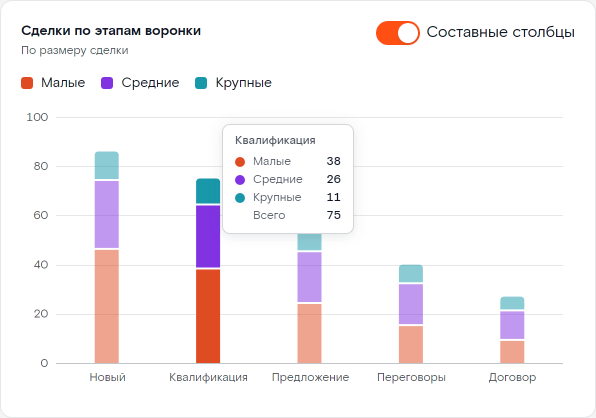
#> input picture docs/img/charts-bar.png, 1192 x 836 px (shown at 1/2 size)
$ python -i screenshots.py   (imports and definitions only)
#> lines starting #> are read from the running program, lines starting #| are printed output that depends on the picture
"""Regenerates EVERY image of README.md / docs/*.md into docs/img/ (PNG, optimised with Pillow, width <= 1400 px, total < 4 MB).

  python tools/screenshots.py                      # all images
  python tools/screenshots.py --only crm,themes    # groups: crm | components | themes | pages   (or exact file names: crm-light,comp-buttons)
  python tools/screenshots.py --list               # what would be produced

Sources (all from OUR Svelte app; the reference data - design/reference, _mirror - is never written):
  crm         the example app /examples/crm: light, purple-dark, the card in a Drawer, a confirm Modal, the filter bar, the 4 themes
  components  curated shots of OUR stories in showcase mode (`/story/<id>?theme=<t>&base=1` = the Rostelecom font + text colour) with interaction
              steps where the state matters (Select / Multiselect / DatePicker / Popover / Modal / Drawer / toasts) + a contact sheet
  themes      the same button variants in the four themes
  pages       /gallery (light, table mode in purple-dark) and /ext

The images are reproducible: a fixed clock (2026-09-18) and a seeded Math.random in every page, the CRM data is generated deterministically.
The servers come from `node tools/up.mjs` (started automatically when they are not running). File names are stable, lowercase-kebab.
Needs: pip install playwright pillow; playwright install chromium.
"""
import argparse
import io
import subprocess
import sys
from pathlib import Path

from PIL import Image, ImageChops, ImageDraw, ImageFont
from playwright.sync_api import sync_playwright

ROOT = Path(__file__).resolve().parent.parent
OUT = ROOT / 'docs' / 'img'
BASE = 'http://127.0.0.1:5180'
MAX_W = 1400
LIGHT, DARK, PLIGHT, PDARK = 'rtk_default_light', 'rtk_default_dark', 'rtk_purple_light', 'rtk_purple_dark'
OPTION = '[role=option], .atmr-dropdown-menu__list li'

# ------------------------------------------------------------------------------------------------- image helpers


# [14 lines left out: functions optimise, save, not called in this run]


def from_png(data: bytes) -> Image.Image:
    return Image.open(io.BytesIO(data)).convert('RGB')


# [7 lines left out: function font, not called in this run]


def trim(img: Image.Image, margin=24) -> Image.Image:
    """crop the uniform background (the colour of the top-left pixel) around the content, keep `margin` px"""
    bg = Image.new('RGB', img.size, img.getpixel((0, 0)))
    box = ImageChops.difference(img, bg).convert('L').point(lambda p: 255 if p > 6 else 0).getbbox()
    if not box:
        return img
    l, t, r, b = box
    return img.crop((max(0, l - margin), max(0, t - margin), min(img.width, r + margin), min(img.height, b + margin)))


# [26 lines left out: functions label, grid, not called in this run]


# ------------------------------------------------------------------------------------------------- browser helpers

UNION = """(sels) => {
  let x0 = 1e9, y0 = 1e9, x1 = -1e9, y1 = -1e9;
  for (const s of sels) for (const e of document.querySelectorAll(s)) {
    const r = e.getBoundingClientRect(), cs = getComputedStyle(e);
    if (r.width < 2 || r.height < 2 || cs.visibility === 'hidden' || cs.display === 'none') continue;
    x0 = Math.min(x0, r.left); y0 = Math.min(y0, r.top); x1 = Math.max(x1, r.right); y1 = Math.max(y1, r.bottom);
  }
  return x1 < 0 ? null : { x: x0, y: y0, w: x1 - x0, h: y1 - y0, vw: innerWidth, vh: innerHeight };
}"""
NO_CARET = '*,*::before,*::after{caret-color:transparent!important}'
# reproducible images: a fixed "today" (the calendar highlights it) and a seeded Math.random (some stories shuffle their rows) - as in tools/harness.py
INIT = """(() => {
  const FIXED = Date.UTC(2026, 8, 18, 9, 0, 0), RD = Date;
  class FD extends RD { constructor(...a) { if (a.length === 0) super(FIXED); else super(...a); } static now() { return FIXED; } }
  window.Date = FD;
  let s = 123456789;
  Math.random = () => { s = (s * 1664525 + 1013904223) >>> 0; return s / 4294967296; };
})();"""


class Shooter:
    def __init__(self, pw):
        self.pw = pw
        self.browser = pw.chromium.launch()

    # [65 lines left out: functions page, ready, story, steps, grab, shot, not called in this run]

    def close(self):
        self.browser.close()


# ------------------------------------------------------------------------------------------------- what to photograph
ROOT_SEL = ['#storybook-root']
FAILED = []

# Design Tokens stories render nothing (in the reference as well: "until a theme resolves"), so the token palette is drawn from the live CSS variables
# of the theme, injected into a blank story page.
TOKENS_JS = r"""() => {
  const fam = [['accent', 'Акцент'], ['neutral', 'Нейтральные'], ['success', 'Успех'], ['warning', 'Предупреждение'], ['error', 'Ошибка'], ['info', 'Информация']];
  const shades = [10, 50, 100, 200, 300, 400, 500, 600, 700, 800, 900, 950];
  const cs = getComputedStyle(document.body);
  const root = document.querySelector('#storybook-root');
  root.style.cssText = 'margin:0;height:auto;padding:0';
  root.innerHTML = `<div style="font:13px var(--atmr-font-family-body);padding:20px 24px;background:var(--atmr-bg-page);color:var(--atmr-fg-default)">
    <div style="font-weight:700;font-size:16px;margin-bottom:14px">Токены цвета · ${document.body.className.match(/Theme_root_(\w+)/)[1]}</div>` +
    fam.map(([f, t]) => `<div style="display:flex;align-items:center;margin-bottom:8px"><div style="width:130px;color:var(--atmr-fg-muted)">${t}</div>` +
      shades.map((n) => `<div style="width:64px;margin-right:4px"><div style="height:44px;border-radius:6px;background:var(--atmr-${f}-${n});box-shadow:inset 0 0 0 1px var(--atmr-border-muted)"></div><div style="font-size:11px;color:var(--atmr-fg-muted);margin-top:3px;text-align:center">${n}</div></div>`).join('') +
      '</div>').join('') + '</div>';
}"""
# name -> (caption, spec | list of specs stacked vertically)
#   spec: story, theme, vp (viewport, the story content starts ~116px from the top), scale (device pixel ratio), steps, clip (selectors -> crop; None = viewport), pad
COMPONENTS = {
    'comp-buttons': ('Кнопки: варианты и размеры', [
        dict(story='components-buttons-button--variant', vp=(560, 230), trim=True, pad=22),
        dict(story='components-buttons-button--size', vp=(560, 230), trim=True, pad=22),
    ]),
    'comp-forms': ('Поля ввода, чекбоксы, переключатели', [
        dict(story='components-input--main', vp=(480, 260), trim=True, pad=20),
        dict(story='components-checkboxes-checkboxgroup--main', vp=(480, 260), trim=True, pad=20),
        dict(story='components-switch--main', vp=(480, 230), trim=True, pad=20),
        dict(story='components-segmentedcontrol-segmentedcontrol--main', vp=(480, 240), trim=True, pad=20),
    ]),
    'comp-select-open': ('Select: раскрытый список', dict(
        story='components-select--main', vp=(360, 440), trim=True, steps=[('click', '#storybook-root .atmr-input'), ('wait', 500)], clip=ROOT_SEL + ['.atmr-dropdown-menu'], pad=20)),
    'comp-multiselect': ('Multiselect: выбор чипами', dict(
        story='components-multiselect--auto-height', vp=(360, 480), trim=True,
        steps=[('click', '#storybook-root .atmr-input'), ('wait', 400), ('text', '.atmr-dropdown-menu', 'Polymer'), ('text', '.atmr-dropdown-menu', 'Mithril'),
               ('text', '.atmr-dropdown-menu', 'Sodium'), ('wait', 400)],
        clip=ROOT_SEL + ['.atmr-dropdown-menu'], pad=20)),
    'comp-datepicker': ('InputDate: период в календаре', dict(
        story='components-inputdate-isrange--main', vp=(420, 520), trim=True,
        steps=[('click', '.atmr-input'), ('wait', 500), ('text', '.atmr-popover', '10'), ('hovertext', '.atmr-popover', '18'), ('wait', 300)],
        clip=ROOT_SEL + ['.atmr-popover'], pad=20)),
    'comp-tabs': ('Tabs', dict(story='components-tabs-tabs--main', vp=(780, 260), pad=20, trim=True)),
    'comp-popover': ('Popover', dict(
        story='components-popover--main', vp=(520, 440), trim=True, steps=[('click', '[data-testid=click]'), ('wait', 500)], clip=ROOT_SEL + ['.atmr-popover'], pad=24)),
    'comp-modal': ('Modal: форма', dict(
        story='patterns-recipes-modal-recipes--modal-with-form', vp=(660, 540), steps=[('click', '#storybook-root button'), ('wait', 700)], clip=None)),
    'comp-drawer': ('Drawer: профиль', dict(
        story='patterns-recipes-drawer-recipes--profile', vp=(760, 560), steps=[('click', '#storybook-root button'), ('wait', 700)], clip=None)),
    'comp-toasts': ('Уведомления (toast)', dict(
        story='components-notification-toast-notification--color-scheme', vp=(1000, 500), trim=True,
        steps=[('click', '#storybook-root button', 0), ('click', '#storybook-root button', 1), ('click', '#storybook-root button', 2), ('wait', 700)], clip=None)),
    'comp-shell': ('SideMenu + TopMenu', dict(
        story='patterns-recipes-sidemenu-sidewithtopmenu--side-with-top-menu-story', vp=(900, 380), clip=None)),
    'comp-tablegrid': ('TableGrid', dict(story='tablegrid-tablegrid--table-grid', vp=(1240, 440), clip=ROOT_SEL, pad=20)),
    'comp-tablegrid-filters': ('TableGrid: фильтры в шапке', dict(
        story='tablegrid-tablegrid-filters--filters', vp=(1240, 560), steps=[('click', '.atmr-tablegrid__filter__button'), ('wait', 500)],
        clip=ROOT_SEL + ['.atmr-popover'], pad=20)),
    'comp-tablegrid-sticky': ('TableGrid: закреплённые шапка и подвал', dict(
        story='tablegrid-tablegrid-stickyheaderandfooter--sticky-header-and-footer', vp=(1240, 900), clip=ROOT_SEL, pad=20)),
    'comp-tokens-colors': ('Дизайн-токены: цвета', dict(story='components-buttons-button--variant', vp=(1000, 480), steps=[('js', TOKENS_JS)], clip=['#storybook-root > div'], pad=0)),
}
SHEET = ['comp-buttons', 'comp-forms', 'comp-select-open', 'comp-multiselect', 'comp-datepicker', 'comp-tabs', 'comp-popover', 'comp-modal', 'comp-drawer',
         'comp-toasts', 'comp-shell', 'comp-tablegrid']


# [28 lines left out: functions make_components, make_component, not called in this run]


SHEET_CROP = {'comp-shell': 0.62, 'comp-tablegrid': 0.62}  # wide shots: the left part is enough for a thumbnail


# [34 lines left out: functions make_sheet, make_themes, not called in this run]


# ------------------------------------------------------------------------------------------------- example app (CRM)
CHECKS = '.atmr-tablegrid__checktree__container .atmr-checkbox'


# [72 lines left out: functions crm_page, make_crm, make_pages, not called in this run]


# ------------------------------------------------------------------------------------------------- main
GROUPS = {
    'crm': ['crm-light', 'crm-purple-dark', 'crm-drawer', 'crm-modal', 'crm-filters', 'crm-themes'],
    'components': list(COMPONENTS) + ['components-sheet'],
    'themes': ['themes-buttons'],
    'pages': ['gallery-tablegrid-light', 'gallery-table-purple-dark', 'ext-page'],
}


def ensure_servers():
    subprocess.run(['node', 'tools/up.mjs'], cwd=ROOT, check=False, shell=sys.platform == 'win32')


# [39 lines left out: function main, not called in this run]


# [2 lines not run here, left out]

>>> from PIL import Image
>>> picture = Image.open('../docs/img/charts-bar.png')
#> picture is the input picture: PIL image 1192x836 P; mean R, G, B 247.4, 243.5, 245.6
>>> result = trim(picture)
#> in trim, `bg = Image.new('RGB', img.size, img.getpixel((0, 0)))`:
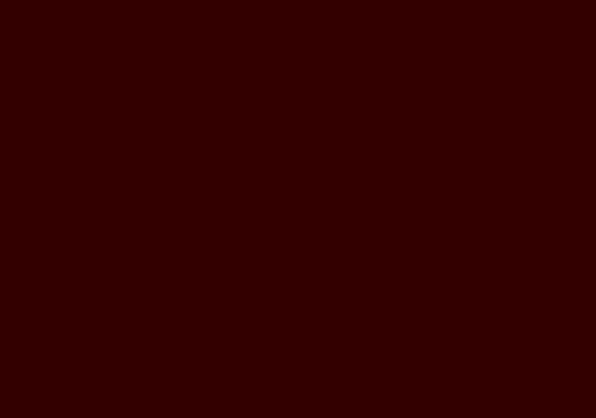
#> bg: PIL image 1192x836 RGB (shown at 1/2 size); mean R, G, B 51, 0, 0
#> (the run stopped early here; a loop or call above may not have finished)
